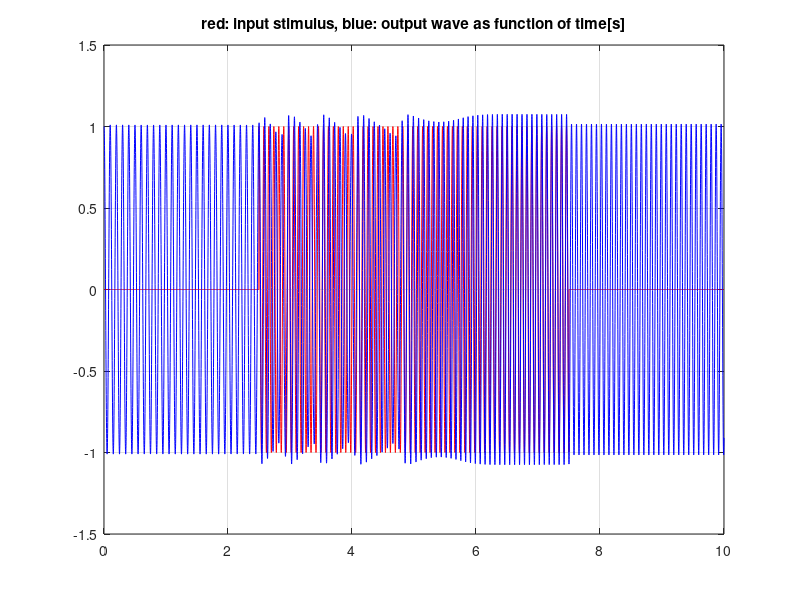
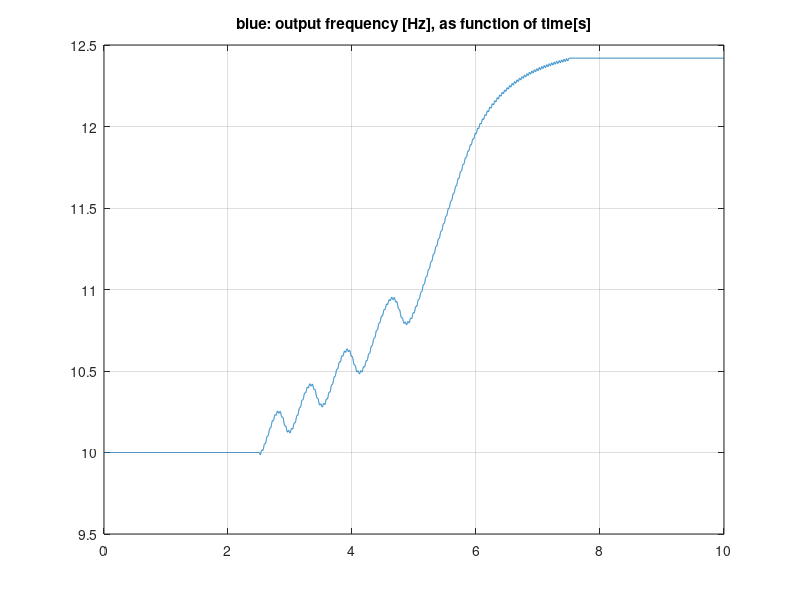

Here is the MATLAB script that generated these plots, in order:
% File: adaptive_Hopf.m
% Purpose: Matlab script for testing and tuning the Adaptive Frequency Oscillator Arduino program.
% Version: 1.0.0
% Date: 18-12-2018
% Created by: Martin Stokroos
% URL: https://github.com/MartinStokroos/adaptiveFreqOsc
% License: MIT License

% The adaptive Hopf frequency oscillator model was taken from:
% A.J.Ijspeert, Adaptive Frequency Oscillators, https://biorob.epfl.ch/cms/page-36365.html.
%
% This m-file is not an example of efficient matlab programming. It was written with the purpose to develop C-programming code.

clear all;
close all;
clc;

Fs=1000; %Sampling frequency
Tfinal=10.0; %simulation time
T=1/Fs; %Sampling Time = 1/Fs
t=linspace(0,Tfinal,Tfinal/T); %simulation time vector

plotvar1 = linspace(0,0,Tfinal/T);
plotvar2 = linspace(0,0,Tfinal/T);
plotvar3 = linspace(0,0,Tfinal/T);
x = 1;  %starting point of the oscillator. x=1 and y=0, starts as cosine. 
x_new = 0;
x_d = 0;
y = 0;
y_new = 0;
y_d = 0;
ohm = 10*2*pi; %10Hz
ohm_new = 0;
ohm_d = 0;

Epsilon = 15; %coupling strength (>0).
              %the oscillator locs faster for larger values, but it will also increase the ripple in the frequency. 

gamma = 100.0; %follows the amplitude of the stimulus better for larger values, but it may cause instability.  

mu = 1.0; %seems to scale the amplitude.


for n=1:Tfinal/T
    
    %stimulus
    if n < Tfinal/(4*T) % apply step after 1/4th of the simulation time
        F = 0;
        %F = sin(2*pi*n*T);
    end
    if (n >= Tfinal/(4*T)) && (n < Tfinal/(4*T/3))
        %F = 0;
        F = sin(12.5*2*pi*n*T); %12.5Hz
    end
    if (n >= Tfinal/(4*T/3))
        %F = 0;
        F = 0;
    end

    % discrete adaptive Hopf
    x_d = gamma*( mu-(x^2 + y^2) )*x - ohm*y + Epsilon*F;
    y_d = gamma*( mu-(x^2 + y^2) )*y + ohm*x;
    ohm_d = -Epsilon * F * y/( sqrt(x^2 + y^2) );
    x_new = x + T*x_d;
    y_new = y + T*y_d;
    ohm_new = ohm + T*ohm_d;
    
    plotvar1(n) = F; %input stimulus
    plotvar2(n) = x; %output
    plotvar3(n) = ohm/(2*pi); %frequency
    
    x = x_new;
    y = y_new;
    ohm = ohm_new;
  
end


figure;
plot(t,plotvar1,'r', t,plotvar2,'b'), title('red: input stimulus, blue: output wave as function of time[s]');
grid on
figure;
plot(t, plotvar3), title('blue: output frequency [Hz], as function of time[s]');
grid on
